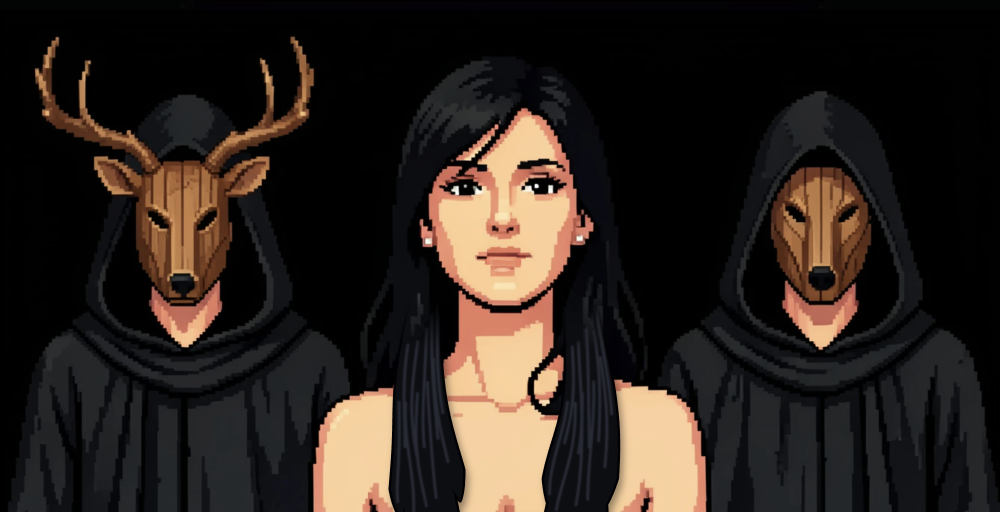
#> input picture tools/art/src/stage_closeup.png, 2000 x 1024 px (shown at 1/2 size)
$ python -i closeup.py   (imports and definitions only)
#> lines starting #> are read from the running program, lines starting #| are printed output that depends on the picture
### tools/art/common.py
"""Shared painting helpers for the procedural placeholder art."""
from PIL import Image, ImageDraw, ImageFilter, ImageChops, ImageFont
import math
import os
import random

ROOT = os.path.dirname(os.path.dirname(os.path.dirname(os.path.abspath(__file__))))
ART = os.path.join(ROOT, "assets", "art")
FONT = os.path.join(ROOT, "assets", "fonts", "Silkscreen-Regular.ttf")
W, H = 480, 240  # painting area of the 1920s rooms (floor extended towards the camera)
TOP = 30  # ceiling band painted above them; rooms are W x (H + TOP) = 480x270, the full screen
FULL_H = H + TOP
BAYER = [[0, 8, 2, 10], [12, 4, 14, 6], [3, 11, 1, 9], [15, 7, 13, 5]]


def hx(s, a=None):
    s = s.lstrip("#")
    c = (int(s[0:2], 16), int(s[2:4], 16), int(s[4:6], 16))
    return c if a is None else c + (a,)


def clamp(v):
    return 0 if v < 0 else 255 if v > 255 else int(v)


def mix(a, b, t):
    return tuple(int(round(a[i] + (b[i] - a[i]) * t)) for i in range(len(a)))


def mul(c, f):
    return tuple(clamp(c[i] * f) for i in range(3)) + tuple(c[3:])


def vgrad(img, box, c1, c2):
    d = ImageDraw.Draw(img)
    x0, y0, x1, y1 = box
    for y in range(y0, y1 + 1):
        d.line([(x0, y), (x1, y)], fill=mix(c1, c2, (y - y0) / max(1, y1 - y0)))


# [5 lines left out: function hgrad, not called in this run]


def noise(img, box, amp, seed=0):
    rnd = random.Random(seed)
    px = img.load()
    x0, y0, x1, y1 = box
    for y in range(max(0, y0), min(img.height - 1, y1) + 1):
        for x in range(max(0, x0), min(img.width - 1, x1) + 1):
            n = rnd.randint(-amp, amp)
            c = px[x, y]
            px[x, y] = (clamp(c[0] + n), clamp(c[1] + n), clamp(c[2] + n)) + tuple(c[3:])


# [35 lines left out: functions _mask, light, shadow, vignette, not called in this run]


def palette_of(img, n=128):
    q = img.quantize(colors=n, method=Image.Quantize.MEDIANCUT, dither=Image.Dither.NONE)
    pal = q.getpalette()[: n * 3]
    return [tuple(pal[i:i + 3]) for i in range(0, len(pal), 3)]


def pixelize(img, pal=None, n=128, spread=12):
    """Reduces to a limited palette with ordered (Bayer) dithering - the classic VGA look."""
    pal = pal or palette_of(img, n)
    src = img.load()
    out = Image.new("RGB", img.size)
    dst = out.load()
    cache = {}
    for y in range(img.height):
        row = BAYER[y % 4]
        for x in range(img.width):
            r, g, b = src[x, y][:3]
            o = (row[x % 4] - 7.5) * spread / 16
            key = (clamp(r + o) >> 2, clamp(g + o) >> 2, clamp(b + o) >> 2)
            c = cache.get(key)
            if c is None:
                rr, gg, bb = key[0] * 4 + 2, key[1] * 4 + 2, key[2] * 4 + 2
                c = min(pal, key=lambda p: 3 * (p[0] - rr) ** 2 + 4 * (p[1] - gg) ** 2 + 2 * (p[2] - bb) ** 2)
                cache[key] = c
            dst[x, y] = c
    return out


# [47 lines left out: functions text, city, not called in this run]


PHONE, PHONE_M, PHONE_L, NICKEL = hx("121016"), hx("2c2a34"), hx("5a5664"), hx("c4c4cc")
#> further down, picture is the input picture: PIL image 2000x1024 RGB; mean R, G, B 43.9, 35.6, 30
NICKEL_D, CORD, CORD_L, CARD = hx("7c7c88"), hx("2a1e18"), hx("5a4434"), hx("e8dcc0")


# [126 lines left out: functions braided_cord, candlestick_phone, tall, save, cut, frieze and 2 more, not called in this run]

### tools/art/closeup.py
"""Framed close-up panels popped up over a scene, Monkey Island 2 style.

Each is built from an original generated picture committed under tools/art/src/ and reduced to a VGA close-up:
chunky pixels, a tight palette and ordered dithering, inside a dark bevelled frame.

- stage_closeup: Eleanor on the Club stage, the stag and the hooded mask behind her, long locks of hair falling over
  her breasts. The clothed variant is its own picture: the same one in a dark velvet dress over her shoulders and chest.
  Her face is the fire-escape picture's, pasted in with the neck and skin matched to it;
  src/backup/stage_closeup_face_compare.png shows the old picture beside the new nude and clothed ones.
- rose_closeup: Rose calling Micah back from her door on the left, Micah answering her on the right, two portraits in
  one panel like fire_escape_closeup. The source's glazed door leaves are painted over as solid panelled wood
  (ROSE_DOOR_GLASS) to match her front door in the street scene; Micah is zoomed so his face matches hers.
- beaten_closeup: Micah flat on his back after a beating (Hubbard Street in Act 2, the cathedral steps in Act 3), looking up from under his hat.
- fire_escape_closeup: on the motel fire escape after the First Interlude, Micah on the left and Eleanor on the right, two portraits
  in one panel split by a bar in the frame's colours. Micah's picture is zoomed so his face is the same size as hers.
- church_closeup: the brothers in the cathedral, Micah on the left and Father Caleb on the right, for the talks
  about salvation and repentance and Micah's confession after Tony. church_caleb.png is Caleb's picture.
  church_micah.png is a new picture, built here and committed; fire_escape_micah.png is left alone. It is Micah cut
  out of fire_escape_micah.png and stood in front of the nave from Caleb's picture, warmed to its candlelight. The
  nave behind Caleb's shoulders is rebuilt as straight running-bond brick on the picture's own mortar lines, lit
  like the wall around it (church_plate). The cut-out masks (church_micah_mask.png, church_caleb_mask.png) were made
  once with rembg's isnet-general-use model and committed, so the build needs only Pillow and numpy.
- motel_closeup: a vertical neon MOTEL sign, amber letters in a blue tube, high on the right of a rain-soaked Chicago
  street at night, matching the sign in the motel scenes. The source is the original picture mirrored to put the sign
  there, with the sign itself pasted back unmirrored so MOTEL still reads left to right.
- vows_photo: Micah and Rose on the day they renewed their vows (ending 1's epilogue), a portrait-shaped sepia
  studio print on a cream 1920s card mount with worn corners, instead of the dark frame.
"""
import os

import numpy as np
from PIL import Image, ImageDraw

from .common import ROOT, hx, palette_of, pixelize, save

SRC = os.path.join(ROOT, "tools", "art", "src", "stage_closeup.png")
CLOTHED_SRC = os.path.join(ROOT, "tools", "art", "src", "stage_closeup_clothed.png")
ROSE_SRC = os.path.join(ROOT, "tools", "art", "src", "rose_closeup.png")
BEATEN_SRC = os.path.join(ROOT, "tools", "art", "src", "beaten_closeup.png")
MOTEL_SRC = os.path.join(ROOT, "tools", "art", "src", "motel_street.png")
MOTEL_TOP = 0  # the top of the 1344x768 source, just above the neon sign, trimming only the bottom of the wet street
MOTEL_SIGN, MOTEL_NEON = (149, 5, 158, 47), 6  # the vertical sign in panel art pixels, and the colours kept for it
AW, AH = 220, 113  # art pixels, the picture's 1.95:1, so both masked men stay in view
SCALE = 2  # doubled into chunky pixels, nearly filling the 480x270 screen
IW, IH = AW * SCALE, AH * SCALE
FRAME = 5
PW, PH = IW + 2 * FRAME, IH + 2 * FRAME
COLOURS = 32
# two-portrait panels: each half in art pixels, either side of a bar in the frame's colours
BAR = 4
HALF = (AW - BAR) // 2
MICAH_SRC = os.path.join(ROOT, "tools", "art", "src", "fire_escape_micah.png")
ELEANOR_SRC = os.path.join(ROOT, "tools", "art", "src", "fire_escape_eleanor.png")
# the vow-renewal photo: a portrait print, as tall as the other close-ups' pictures, on a cream card mount
VOWS_SRC = os.path.join(ROOT, "tools", "art", "src", "vows_photo.png")
VOWS_BORDER = 26  # the source's own worn border, trimmed so only the studio picture is reduced
PHOTO_AW, PHOTO_AH = 72, AH
PHOTO_IW, PHOTO_IH = PHOTO_AW * SCALE, PHOTO_AH * SCALE
MOUNT = 9
PHOTO_PW, PHOTO_PH = PHOTO_IW + 2 * MOUNT, PHOTO_IH + 2 * MOUNT
# The cathedral: Caleb's own picture, and Micah's fire-escape picture cut out (rembg masks, made once and committed)
# and put in front of the same nave, Caleb painted out of it. The composite is its own source, church_micah.png.
CALEB_SRC = os.path.join(ROOT, "tools", "art", "src", "church_caleb.png")
CALEB_MASK = os.path.join(ROOT, "tools", "art", "src", "church_caleb_mask.png")
MICAH_MASK = os.path.join(ROOT, "tools", "art", "src", "church_micah_mask.png")
CHURCH_MICAH_SRC = os.path.join(ROOT, "tools", "art", "src", "church_micah.png")
# the back wall's mortar lines behind Caleb's head, in his 1152x896 source; rows beyond them repeat CHURCH_ROW
CHURCH_MORTAR = (166, 203, 230, 263, 286, 307, 343, 367, 388, 415, 446)
CHURCH_ROW, CHURCH_BRICK = 27, 66
# Caleb's face centre, eye line and chin (the jaw line under his mouth) in his 1152x896 source.
CALEB_FACE_X, CALEB_EYES_Y, CALEB_CHIN_Y = 568, 317, 562
CHURCH_EYES = 0.40  # the eye line, as a fraction of each half's height
MICAH_FACE_X, ELEANOR_FACE_X = 672, 665  # face centres in the 1344x768 sources
# Face boxes in the sources (brow to chin, cheek to cheek) and the eye lines. Micah's picture is zoomed so his face
# box covers the same area as Eleanor's, with his eyes on her eye line, so both faces come out the same size.
MICAH_FACE_W, MICAH_FACE_H, MICAH_EYES_Y = 260, 235, 265
ELEANOR_FACE_W, ELEANOR_FACE_H, ELEANOR_EYES_Y = 280, 320, 245
MICAH_ZOOM = ((ELEANOR_FACE_W * ELEANOR_FACE_H) / (MICAH_FACE_W * MICAH_FACE_H)) ** 0.5
MICAH_CHIN_Y = 485
# The cathedral crops: Micah's sets the size, his hat brim to his collar; Caleb is zoomed so that, with the eye lines
# level, his chin sits on Micah's chin line, so both heads fill the same share of their halves.
CHURCH_MICAH_ZOOM = 1.414
CHURCH_CALEB_ZOOM = (896 / 768) * CHURCH_MICAH_ZOOM * (MICAH_CHIN_Y - MICAH_EYES_Y) / (CALEB_CHIN_Y - CALEB_EYES_Y)
# Rose's face in her 1344x768 doorway source, and Micah's zoom to match it in the Rose close-up.
ROSE_FACE_X, ROSE_FACE_W, ROSE_FACE_H, ROSE_EYES_Y = 672, 250, 260, 270
ROSE_MICAH_ZOOM = ((ROSE_FACE_W * ROSE_FACE_H) / (MICAH_FACE_W * MICAH_FACE_H)) ** 0.5
# The lip cut, from the mouth line to the chin, in each source of Micah's face: red and its darker edge, which the
# panel's palette turns into dark, blood-brown lines.
MICAH_CUT = ((652, 398), (647, 428))
BEATEN_CUT = ((648, 358), (643, 388))
CUT, CUT_EDGE = hx("b8262a"), hx("5a0e12")
# One palette for both stage variants, so they differ only where the dress is. Pinned: the skin, red and hair colours
# the pictures always had, and tones of her painted face (the fire-escape face) in place of near-identical blacks.
STAGE_PALETTE = [hx(c) for c in """
f6d3a3 f6d1a2 f6cf9d e6af84 c07c5c 865338 4d3124 26282b 252729 242628 781f27 4f1b1b 242223 1e2022 111316 0a0c0f
030204 000000 fee3ae f4c290 ecbd8e edb384 df9c78 ca8e6f b57560 a75751 81534e 744141 4d2b2e 191314
""".split()]
# Her face in the 2000x1024 stage sources, fringe to chin. It is reduced without dithering so its painted shading
# stays smooth instead of breaking into dither noise.
STAGE_FACE = [(857, 380), (877, 327), (927, 286), (977, 244), (1038, 239), (1098, 275), (1138, 327), (1150, 390),
              (1146, 474), (1128, 536), (1106, 584), (1082, 603), (1060, 620), (1038, 632), (1005, 638), (969, 636),
              (943, 625), (913, 601), (885, 570), (875, 557), (861, 528), (855, 453)]


# [17 lines left out: functions stage_face_mask, stage_closeup, not called in this run]


# The glazed parts of the two door leaves in the 1344x768 source, as (top-left, top-right, bottom-right, bottom-left)
# quads following each leaf's perspective. Rose's front door in the street scene is solid wood, so these are painted
# over as raised wooden panels in the leaf's own colour.
ROSE_DOOR_GLASS = (
    (((277, 0), (392, 0), (392, 536), (277, 566)), (92, 38, 26)),
    (((966, 88), (1069, 26), (1069, 584), (966, 540)), (196, 112, 52)),
)


# [6 lines left out: function _quad_point, not called in this run]


def _sub_quad(quad, u0, v0, u1, v1):
    return [_quad_point(quad, u, v) for u, v in ((u0, v0), (u1, v0), (u1, v1), (u0, v1))]


# [237 lines left out: functions solid_door, rose_closeup, crop_to_panel, lip_cut, beaten_closeup, motel_crop and 13 more, not called in this run]


def vows_crop(src):
    """The studio picture inside the source's own worn border, trimmed to the photo's art aspect."""
    img = src.convert("RGB")
    w, h = img.size
#> w = 2000; h = 1024
    x0, y0 = VOWS_BORDER, VOWS_BORDER
    cw = w - 2 * VOWS_BORDER
#> cw = 1948
    ch = round(cw * PHOTO_AH / PHOTO_AW)
#> ch = 3057
    return img.crop((x0, y0, x0 + cw, y0 + ch))
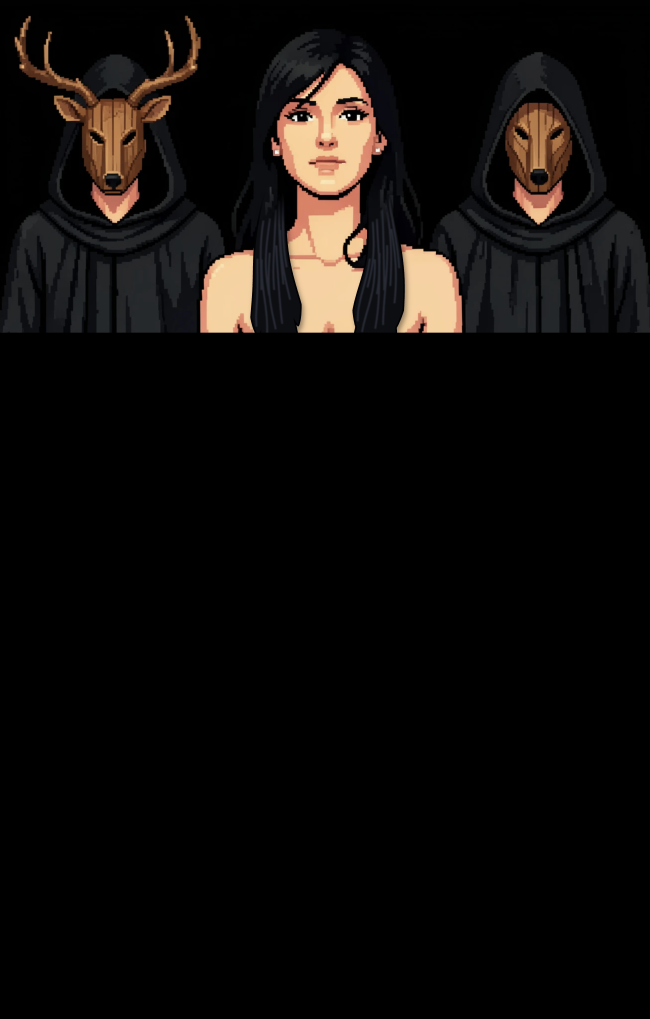
#> returned value: PIL image 1948x3057 RGB (shown at 1/3 size); mean R, G, B 15.1, 12.2, 10.3


def vows_photo(src):
    """Micah and Rose on the day they renewed their vows: a 1920s studio print in sepia, chunky VGA pixels, on a
    cream card mount with worn, chipped corners."""
    from PIL import ImageOps
    from .common import noise, vgrad
    grey = ImageOps.autocontrast(vows_crop(src).convert("L"), cutoff=1)
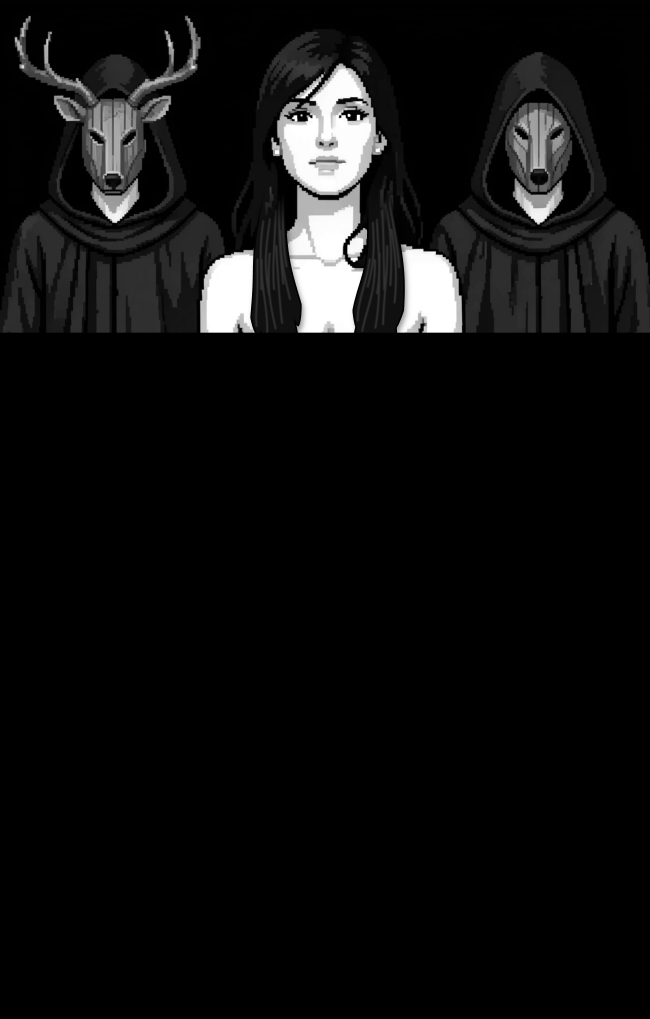
#> grey: PIL image 1948x3057 L (shown at 1/3 size); min 0, max 255, mean 15.1
    toned = ImageOps.colorize(grey, black=hx("1e1209"), mid=hx("8a6640"), white=hx("f2e0b8"))
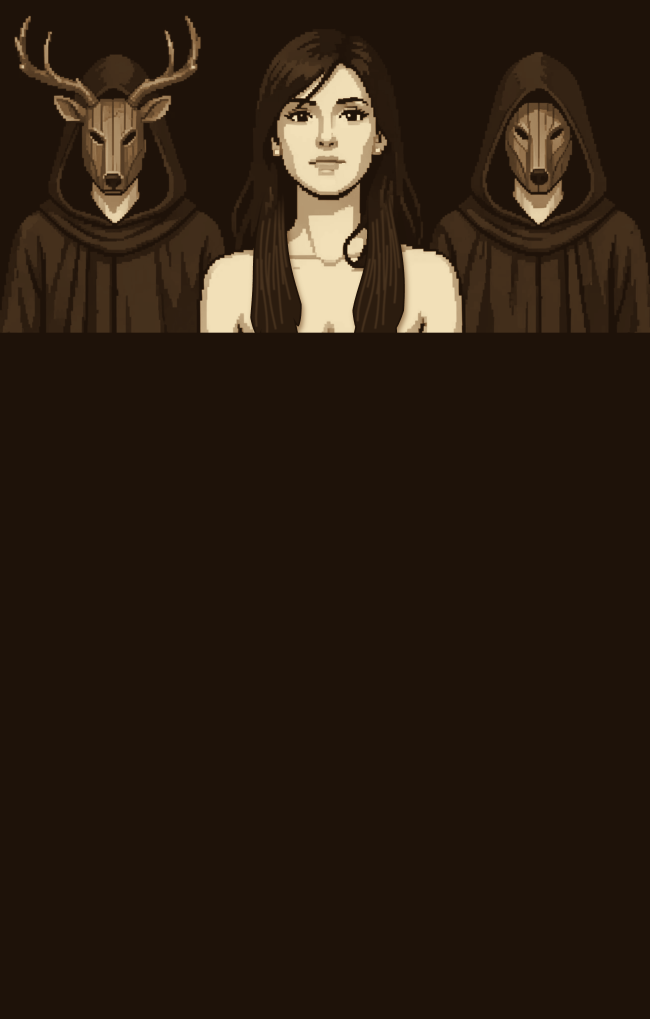
#> toned: PIL image 1948x3057 RGB (shown at 1/3 size); mean R, G, B 42.6, 29.2, 17.6
    small = toned.resize((PHOTO_AW, PHOTO_AH), Image.BOX)
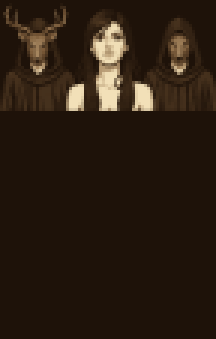
#> small: PIL image 72x113 RGB (shown 3 times larger); mean R, G, B 42.6, 29.2, 17.7
    inner = pixelize(small, palette_of(small, COLOURS), spread=8).resize((PHOTO_IW, PHOTO_IH), Image.NEAREST)
#> in palette_of, `pal = q.getpalette()[: n * 3]`: pal = 96 values, max 242 at index 0, min 9 at index 92, mean 65.91
#> in pixelize, `pal = pal or palette_of(img, n)`: pal = 32 items, first 6: (242, 224, 184), (240, 222, 182), (232, 212, 172), (210, 189, 151), (178, 152, 116), (149, 123, 89)
#> in pixelize, `out = Image.new("RGB", img.size)`: out: PIL image 72x113 RGB; every value is 0
#> after the loop in pixelize, `for y in range(img.height):`: bb = 166; cache = 255 items; gg = 202; rr = 218
    card = Image.new("RGB", (PHOTO_PW, PHOTO_PH))
#> card: PIL image 162x244 RGB; every value is 0
    vgrad(card, (0, 0, PHOTO_PW - 1, PHOTO_PH - 1), hx("eadcbc"), hx("d6c398"))
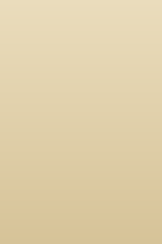
#> card: PIL image 162x244 RGB; mean R, G, B 224, 207.5, 170
    noise(card, (0, 0, PHOTO_PW - 1, PHOTO_PH - 1), 4, 1927)
    d = ImageDraw.Draw(card)
    for x, y, r in ((6, 30, 2), (PHOTO_PW - 9, 70, 1), (14, PHOTO_PH - 6, 2), (PHOTO_PW - 20, 4, 1)):  # foxing
        d.ellipse([x - r, y - r, x + r, y + r], fill=hx("c4a878"))
    d.rectangle([3, 3, PHOTO_PW - 4, PHOTO_PH - 4], outline=hx("c8b184"))  # the mount's pressed line
    card.paste(inner, (MOUNT, MOUNT))
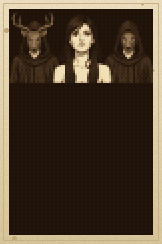
#> card: PIL image 162x244 RGB; mean R, G, B 75.1, 60.6, 44.2
    d.rectangle([MOUNT - 1, MOUNT - 1, PHOTO_PW - MOUNT, PHOTO_PH - MOUNT], outline=hx("4a3620"))
    d.rectangle([0, 0, PHOTO_PW - 1, PHOTO_PH - 1], outline=hx("8a744e"))
    photo = card.convert("RGBA")
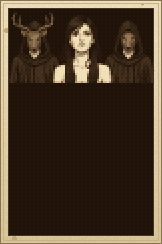
#> photo: PIL image 162x244 RGBA; mean R, G, B, A 70.5, 55.9, 39.8, 255
    px = photo.load()
    # worn corners: rounded off, the top right and bottom left chipped deeper
    for (cx, cy), depth in (((0, 0), 3), ((1, 0), 5), ((0, 1), 4), ((1, 1), 3)):
        for i in range(depth):
            for j in range(depth - i):
                x = i if cx == 0 else PHOTO_PW - 1 - i
                y = j if cy == 0 else PHOTO_PH - 1 - j
                px[x, y] = (0, 0, 0, 0)
    return photo


# [15 lines left out: function build, not called in this run]

>>> from PIL import Image
>>> picture = Image.open('src/stage_closeup.png')
>>> result = vows_photo(picture)

$ run again, on tools/art/src/club_painting.png
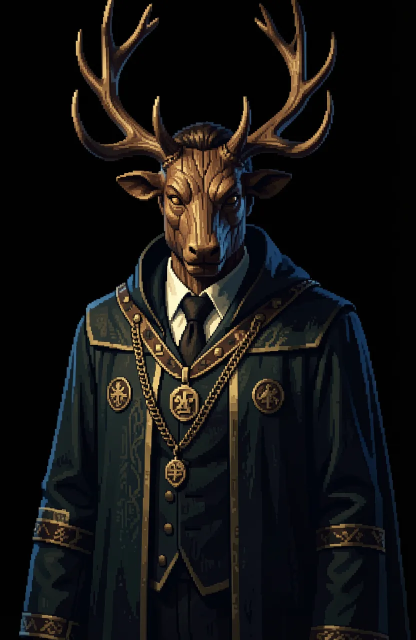
#> input picture tools/art/src/club_painting.png, 832 x 1280 px (shown at 1/2 size)
#> picture is the input picture: PIL image 832x1280 RGB; mean R, G, B 20.8, 19.7, 18.7
#> in vows_photo, `small = toned.resize((PHOTO_AW, PHOTO_AH), Image.BOX)`:
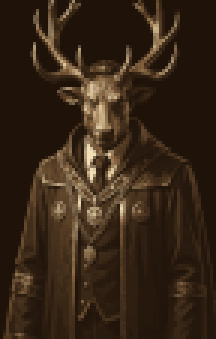
#> small: PIL image 72x113 RGB (shown 3 times larger); mean R, G, B 53.8, 37.7, 23
#> in palette_of, `pal = q.getpalette()[: n * 3]`: pal = 96 values, max 197 at index 0, min 9 at index 92, mean 46.94
#> in pixelize, `pal = pal or palette_of(img, n)`: pal = 32 items, first 6: (197, 173, 136), (155, 129, 95), (132, 106, 75), (115, 89, 60), (105, 79, 52), (95, 70, 45)
#> out: PIL image 72x113 RGB; every value is 0
#> after the loop in pixelize, `for y in range(img.height):`: bb = 34; cache = 351 items; gg = 58; rr = 86
#> in vows_photo, `photo = card.convert("RGBA")`:
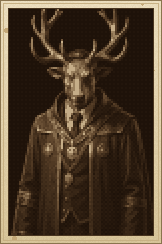
#> photo: PIL image 162x244 RGBA; mean R, G, B, A 79, 62.4, 43.8, 255
